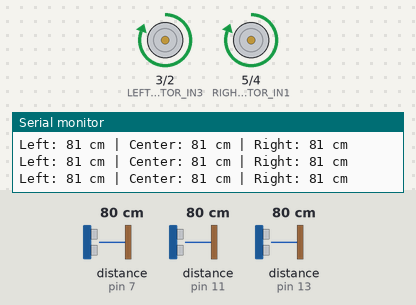
A sketch run on a simulated Arduino Uno, built with avr-gcc and run on an emulated ATmega328P. Shown: motor-driver pin pairs drawn as motors (green arrow = first pin HIGH = forward, orange = second pin HIGH = backward, longer = more drive), the last lines printed to the serial monitor. The test bench sets the inputs (shaded band); at power-on: distance to the obstacle (sensors on pin 11, pin 7, pin 13) 80 cm. The echo pulse lasts 58.3 µs per cm.

Above: at 1.2 s.
1.3 s: distance to the obstacle (sensor on pin 11) set to 26 cm
2.8 s: distance to the obstacle (sensor on pin 11) set to 22 cm
At 3.2 s:
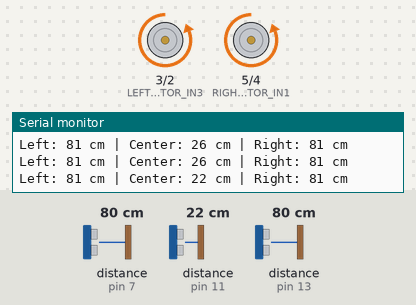
At 3.78 s:
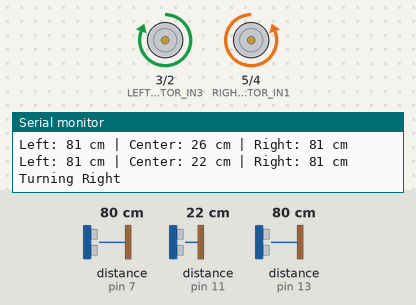
5.8 s: distance to the obstacle (sensor on pin 7) set to 83 cm
At 7.42 s:
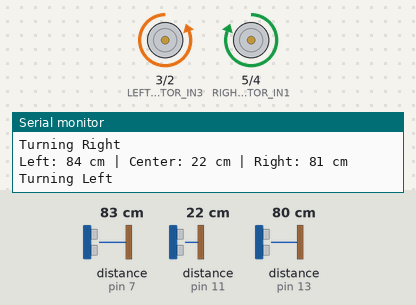
8.8 s: distance to the obstacle (sensor on pin 7) set to 2 cm
11.8 s: distance to the obstacle (sensor on pin 11) set to 35 cm
Timing chart, 0 to 14.8 s (numbered marks = the images above; inputs shaded):
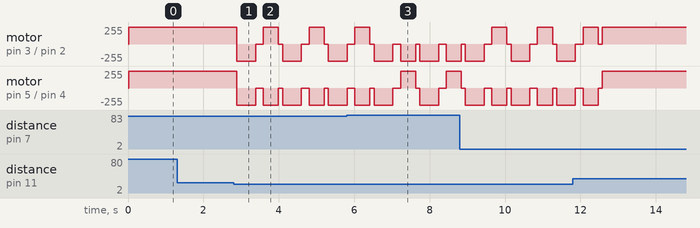

The sketch:

obstacle_car.ino
```cpp
#include <NewPing.h>

// ======================================================
// HC-SR04 超音波感測器設定
// ======================================================

#define LEFT_TRIG_PIN     6
#define LEFT_ECHO_PIN     7

#define CENTER_TRIG_PIN   10
#define CENTER_ECHO_PIN   11

#define RIGHT_TRIG_PIN    12
#define RIGHT_ECHO_PIN    13

#define MAX_DISTANCE      200   // 最大偵測距離（cm）
#define SAFE_DISTANCE     25    // 安全距離（cm）

// ======================================================
// 馬達控制腳位
// ======================================================

#define RIGHT_MOTOR_IN1   5
#define RIGHT_MOTOR_IN2   4

#define LEFT_MOTOR_IN3    3
#define LEFT_MOTOR_IN4    2

// ======================================================
// 建立超音波感測器物件
// ======================================================

NewPing sonarLeft(
  LEFT_TRIG_PIN,
  LEFT_ECHO_PIN,
  MAX_DISTANCE
);

NewPing sonarCenter(
  CENTER_TRIG_PIN,
  CENTER_ECHO_PIN,
  MAX_DISTANCE
);

NewPing sonarRight(
  RIGHT_TRIG_PIN,
  RIGHT_ECHO_PIN,
  MAX_DISTANCE
);

// ======================================================
// Setup
// ======================================================

void setup() {

  // 馬達輸出設定
  pinMode(RIGHT_MOTOR_IN1, OUTPUT);
  pinMode(RIGHT_MOTOR_IN2, OUTPUT);

  pinMode(LEFT_MOTOR_IN3, OUTPUT);
  pinMode(LEFT_MOTOR_IN4, OUTPUT);

  // Serial Monitor
  Serial.begin(9600);

  Serial.println("Obstacle Avoidance Car Started");
}

// ======================================================
// Main Loop
// ======================================================

void loop() {

  // 讀取距離
  int leftDistance   = readDistance(sonarLeft);
  int centerDistance = readDistance(sonarCenter);
  int rightDistance  = readDistance(sonarRight);

  // 顯示感測器資訊
  printDistanceInfo(
    leftDistance,
    centerDistance,
    rightDistance
  );

  // ==================================================
  // 避障邏輯
  // ==================================================

  // 前方有障礙物
  if (centerDistance > 0 &&
      centerDistance < SAFE_DISTANCE) {

    stopMotors();

    moveBackward();
    delay(500);

    stopMotors();
    delay(200);

    // 比較左右距離
    if (leftDistance > rightDistance) {

      Serial.println("Turning Left");
      turnLeft();

    } else {

      Serial.println("Turning Right");
      turnRight();
    }

  } else {

    // 前方安全
    moveForward();
  }

  delay(100);
}

// ======================================================
// 感測器讀取
// ======================================================

int readDistance(NewPing &sensor) {

  int distance = sensor.ping_cm();

  // 避免回傳 0
  if (distance == 0) {
    return MAX_DISTANCE;
  }

  return distance;
}

// ======================================================
// 顯示感測器資訊
// ======================================================

void printDistanceInfo(
  int left,
  int center,
  int right
) {

  Serial.print("Left: ");
  Serial.print(left);

  Serial.print(" cm | Center: ");
  Serial.print(center);

  Serial.print(" cm | Right: ");
  Serial.print(right);

  Serial.println(" cm");
}

// ======================================================
// 馬達控制
// ======================================================

void moveForward() {

  digitalWrite(RIGHT_MOTOR_IN1, HIGH);
  digitalWrite(RIGHT_MOTOR_IN2, LOW);

  digitalWrite(LEFT_MOTOR_IN3, HIGH);
  digitalWrite(LEFT_MOTOR_IN4, LOW);
}

void moveBackward() {

  digitalWrite(RIGHT_MOTOR_IN1, LOW);
  digitalWrite(RIGHT_MOTOR_IN2, HIGH);

  digitalWrite(LEFT_MOTOR_IN3, LOW);
  digitalWrite(LEFT_MOTOR_IN4, HIGH);
}

void turnLeft() {

  digitalWrite(RIGHT_MOTOR_IN1, HIGH);
  digitalWrite(RIGHT_MOTOR_IN2, LOW);

  digitalWrite(LEFT_MOTOR_IN3, LOW);
  digitalWrite(LEFT_MOTOR_IN4, HIGH);

  delay(400);

  stopMotors();
}

void turnRight() {

  digitalWrite(RIGHT_MOTOR_IN1, LOW);
  digitalWrite(RIGHT_MOTOR_IN2, HIGH);

  digitalWrite(LEFT_MOTOR_IN3, HIGH);
  digitalWrite(LEFT_MOTOR_IN4, LOW);

  delay(400);

  stopMotors();
}

void stopMotors() {

  digitalWrite(RIGHT_MOTOR_IN1, LOW);
  digitalWrite(RIGHT_MOTOR_IN2, LOW);

  digitalWrite(LEFT_MOTOR_IN3, LOW);
  digitalWrite(LEFT_MOTOR_IN4, LOW);
}
```

Measured:
- the behaviour switches between 25 and 24 cm on distance to the obstacle (sensor on pin 11) (found by bisection; images 0 and 1)
- the behaviour switches between 80 and 81 cm on distance to the obstacle (sensor on pin 7) (found by bisection; images 2 and 3)
